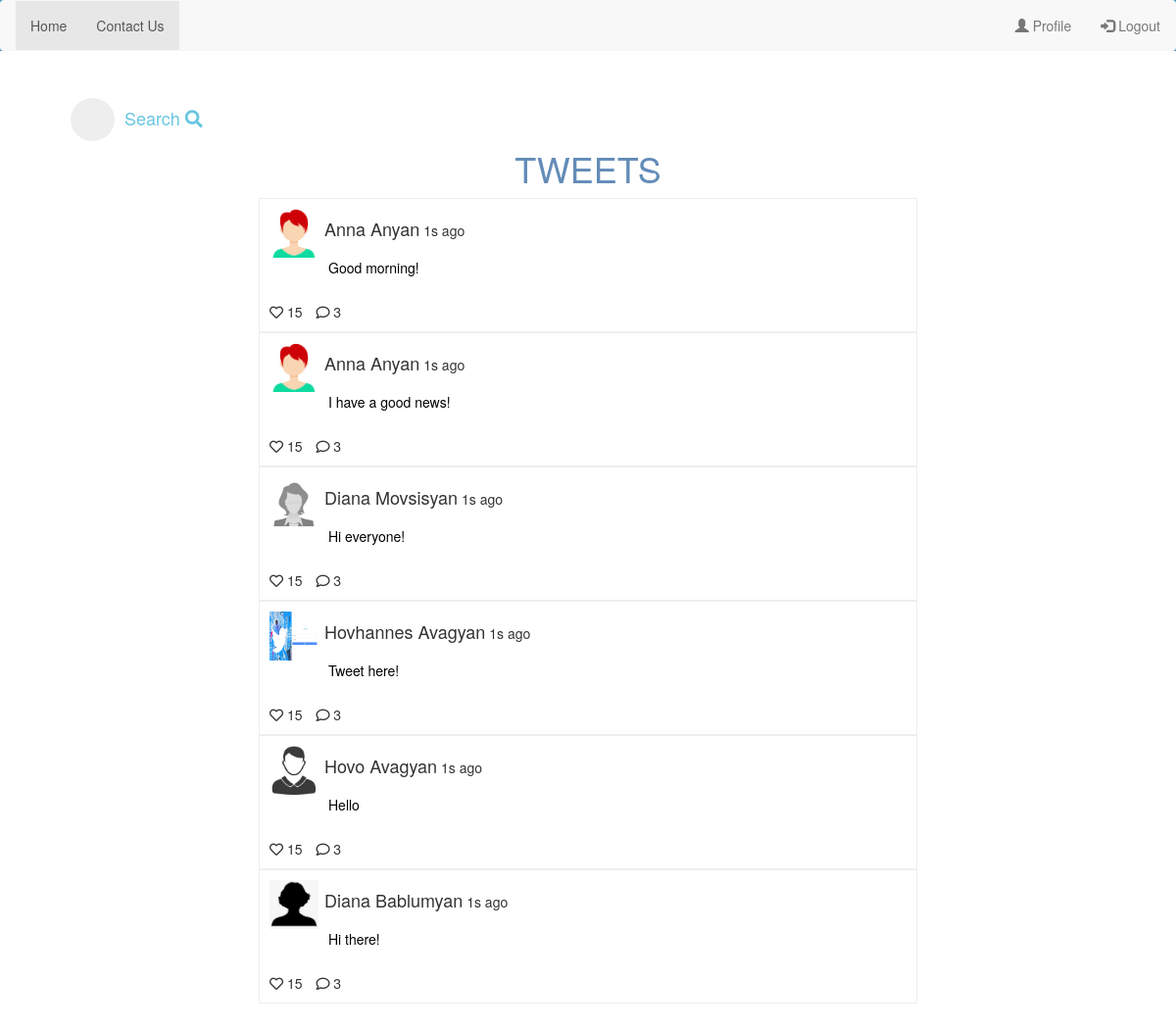
The page / (signed in) on the database its author committed.
### to_do/models.py (models this page shows)
class NewTweet(models.Model):
    tweet = models.CharField(max_length=255, blank=True)
    user = models.ForeignKey(User, on_delete=models.CASCADE)
    date_create = models.DateTimeField(auto_now_add=True)
    def __str__(self):
        return self.tweet

### users/models.py (models this page shows, shortened)
class Profile(models.Model):
    user = models.OneToOneField(User, on_delete=models.CASCADE, null=True, blank=True)
    name = models.CharField(max_length=30)
    surname = models.CharField(max_length=50)
    age = models.IntegerField()
    profile_image = models.ImageField(upload_to="media")

### to_do/views.py (the view)
# urls.py: path('', views.home, name='home'),
@login_required()
def home(request):
    tweet_list = NewTweet.objects.exclude(user=request.user)
    profile = Profile.objects.all()
    return render(request, 'to_do/home.html', {'tweet_list': tweet_list, 'profile': profile})

### to_do/templates/to_do/home.html (shortened to what this page needs)
{% extends 'to_do/base.html' %}
    {% block content %}
    <div class="todo-list">
        <div style="text-align: center; color: #638cb8">
            <h1>TWEETS</h1>
        </div>
        <class class="item-wrapper">
            {% for item in tweet_list %}
            <div class="items" style="
          padding: 10px;
          width: 60%;
          margin: auto;
    border: 1px solid #eee;
        ">
                {% if item.user_id != profile.user_id %}
                <div style="
                width: 8%;
                display: inline-block;
            ">
                    <span><img
                                        src="{{item.user.profile.profile_image.url}}"
                                        style="width: 50px;height: 50px;"/></span>
                </div>
                <div style="
                width: 35%;
                display: inline-block;
            ">
                    <span style="font-size: 18px">{{ item.user.profile.name }} {{ item.user.profile.surname }}</span>
                    <span>1s ago</span>
                </div>
                <div class="item-content" style="
                margin-left: 60px;
            ">
                    <a style="color: black;" href="{% url 'retrieve_tweet' item.id %}">
                    {{ item }}
                </a>
                </div>
                <div class="likes-com" style="
                margin-top: 25px;
            ">
                    <span style="cursor: pointer">
                                        <i class="far fa-heart"></i>
                                        15</span>
                    <span style="margin-left: 10px; cursor: pointer">
                                        <i class="far fa-comment"></i>
                                        3</span >
                                </div>
                            </div>
                        {% endif %}
                    {% endfor %}
                </div>
            </div>
        {% endblock content %}

### to_do/templates/to_do/base.html (style rules this page uses)
body { background-color: #4396af; }
a { color: white; }

### rows shown on the page
NewTweet: user.profile.profile_image (picture), user.profile.name "Anna", user.profile.surname "Anyan", tweet "Good morning!"
NewTweet: user.profile.profile_image (picture), user.profile.name "Anna", user.profile.surname "Anyan", tweet "I have a good news!"
NewTweet: user.profile.profile_image (placeholder picture), user.profile.name "Diana", user.profile.surname "Movsisyan", tweet "Hi everyone!"
NewTweet: user.profile.profile_image (picture), user.profile.name "Hovhannes", user.profile.surname "Avagyan", tweet "Tweet here!"
NewTweet: user.profile.profile_image (picture), user.profile.name "Hovo", user.profile.surname "Avagyan", tweet "Hello"
NewTweet: user.profile.profile_image (picture), user.profile.name "Diana", user.profile.surname "Bablumyan", tweet "Hi there!"
